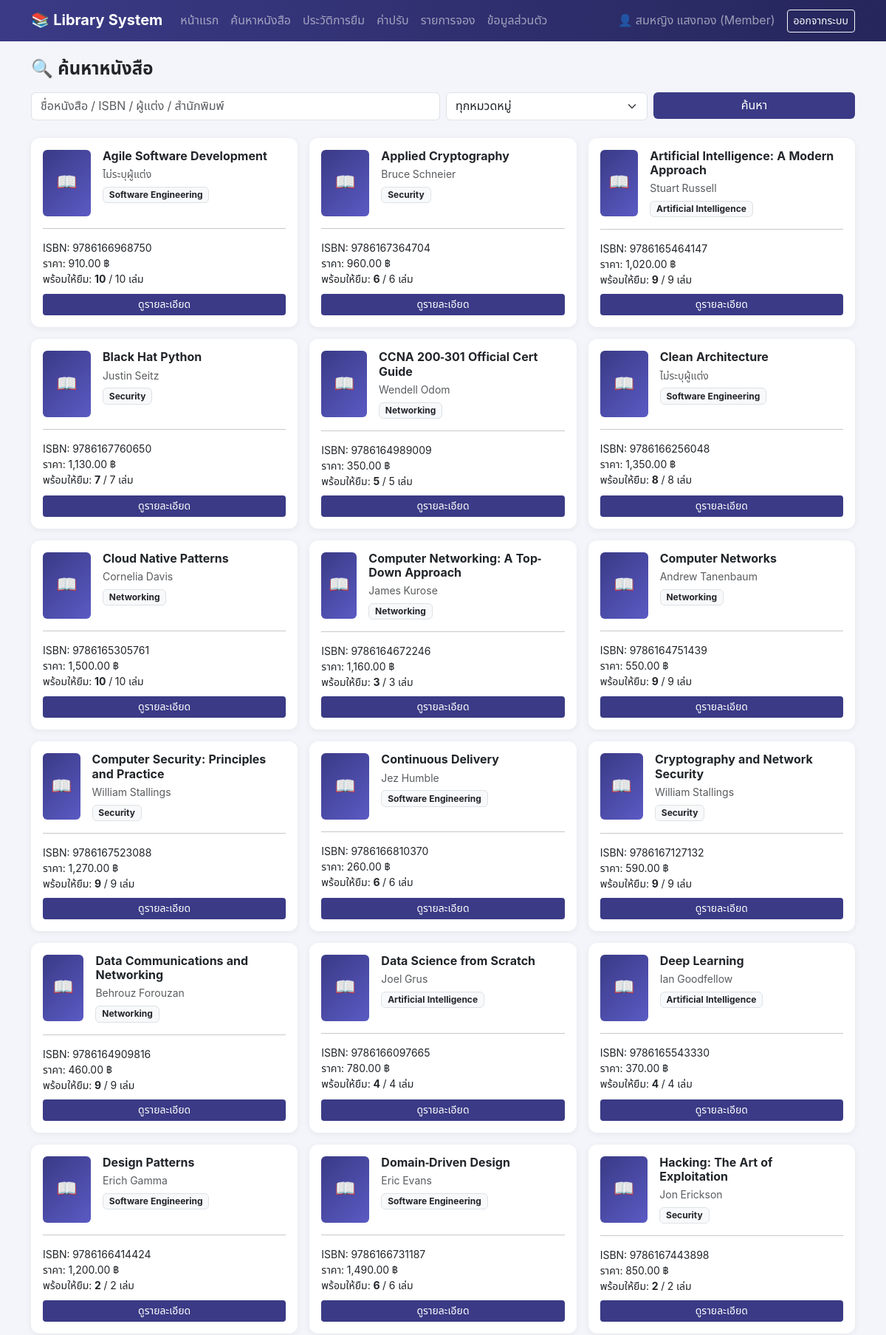
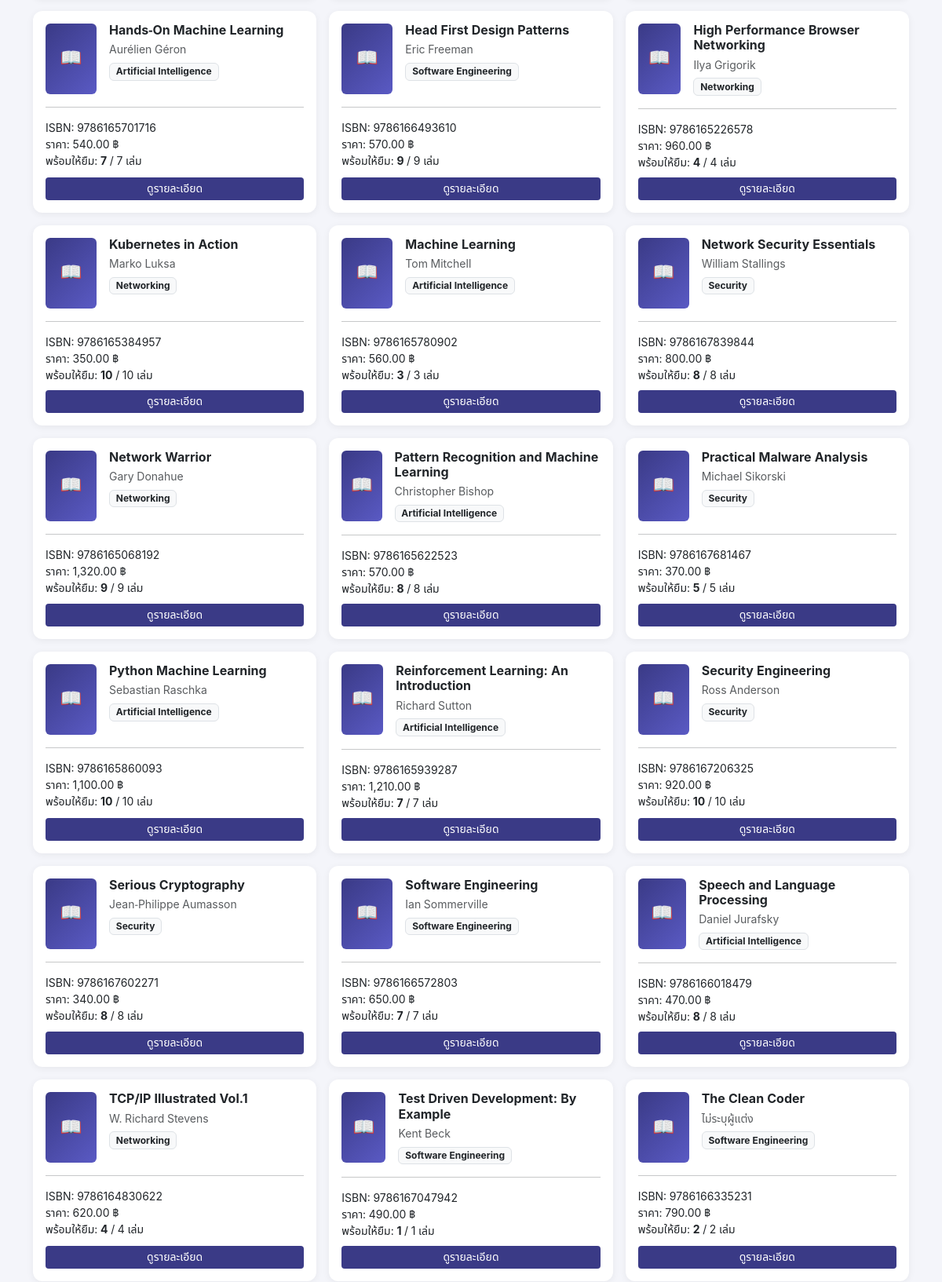
/member/books.php (signed in, upper part), run on the app's committed database (2 pictures, top to bottom).
### tables this page shows
CREATE TABLE Books (
    BookID      INT AUTO_INCREMENT PRIMARY KEY,
    ISBN        VARCHAR(20) UNIQUE,
    Title       VARCHAR(255) NOT NULL,
    Publisher   VARCHAR(150),
    PublishYear INT,
    Description TEXT,
    Price       DECIMAL(10,2) NOT NULL,
    CategoryID  INT NOT NULL,
    CONSTRAINT FK_Books_Categories
        FOREIGN KEY (CategoryID) REFERENCES Categories(CategoryID),
    CONSTRAINT CK_Books_Price CHECK (Price >= 0)
);

CREATE TABLE Categories (
    CategoryID   INT AUTO_INCREMENT PRIMARY KEY,
    CategoryName VARCHAR(100) NOT NULL UNIQUE,
    Description  VARCHAR(255)
);

### includes/functions.php (called while the page is built, shortened)
<?php
function isLoggedIn(): bool {
    return isset($_SESSION['user_id']);
}
function currentUser(): ?array {
    return [
        'UserID'   => $_SESSION['user_id'],
        'Username' => $_SESSION['username'],
        'FullName' => $_SESSION['full_name'],
        'RoleName' => $_SESSION['role_name'],
    ];
}
function basePath(): string {
    static $base = null;
    if ($base === null) {
        $script = str_replace('\\', '/', dirname($_SERVER['SCRIPT_NAME']));
        if (basename($script) === 'member' || basename($script) === 'admin') {
            $script = dirname($script);
        }
        $base = rtrim($script, '/');
    }
    return $base;
}
function e(?string $s): string {
    return htmlspecialchars($s ?? '', ENT_QUOTES, 'UTF-8');
}
function money(float $n): string {
    return number_format($n, 2);
}

### member/books.php (the view, shortened to what this page needs)
<?php
require_once __DIR__ . '/../includes/functions.php';
$db = getDB();
$q = trim($_GET['q'] ?? '');
$sql = "SELECT b.BookID, b.Title, b.ISBN, b.Price, c.CategoryName,
               GROUP_CONCAT(DISTINCT a.AuthorName SEPARATOR ', ') AS Authors,
               SUM(CASE WHEN bc.Status = 'Available' THEN 1 ELSE 0 END) AS AvailableCopies,
               COUNT(bc.CopyID) AS TotalCopies
        FROM Books b
        JOIN Categories c ON b.CategoryID = c.CategoryID
        LEFT JOIN BookAuthors ba ON b.BookID = ba.BookID
        LEFT JOIN Authors a ON ba.AuthorID = a.AuthorID
        LEFT JOIN BookCopies bc ON b.BookID = bc.BookID
        WHERE 1=1";
$params = [];
$sql .= " GROUP BY b.BookID, b.Title, b.ISBN, b.Price, c.CategoryName ORDER BY b.Title";
$stmt = $db->prepare($sql);
$stmt->execute($params);
$books = $stmt->fetchAll();
require __DIR__ . '/../includes/header.php';
?>
<h4 class="fw-bold mb-3">🔍 ค้นหาหนังสือ</h4>
<form method="get" class="row g-2 mb-4">
  <div class="col-md-6">
    <input type="text" name="q" class="form-control" placeholder="ชื่อหนังสือ / ISBN / ผู้แต่ง / สำนักพิมพ์" value="<?= e($q) ?>">
  </div>
  <div class="col-md-3">
    <select name="category" class="form-select">
      <option value="">ทุกหมวดหมู่</option>
    </select>
  </div>
  <div class="col-md-3">
    <button class="btn btn-brand w-100" type="submit">ค้นหา</button>
  </div>
</form>
<div class="row g-3">
<?php foreach ($books as $b): ?>
  <div class="col-md-4">
    <div class="card p-3 h-100">
      <div class="d-flex gap-3">
        <div class="book-cover-placeholder">📖</div>
        <div>
          <h6 class="fw-bold mb-1"><?= e($b['Title']) ?></h6>
          <div class="small text-muted mb-1"><?= e($b['Authors'] ?: 'ไม่ระบุผู้แต่ง') ?></div>
          <span class="badge bg-light text-dark border"><?= e($b['CategoryName']) ?></span>
        </div>
      </div>
      <hr>
      <div class="small mb-2">
        ISBN: <?= e($b['ISBN']) ?><br>
        ราคา: <?= money($b['Price']) ?> ฿<br>
        พร้อมให้ยืม: <b><?= (int)$b['AvailableCopies'] ?></b> / <?= (int)$b['TotalCopies'] ?> เล่ม
      </div>
      <a href="<?= basePath() ?>/member/book_detail.php?id=<?= (int)$b['BookID'] ?>" class="btn btn-brand btn-sm mt-auto">ดูรายละเอียด</a>
    </div>
  </div>
<?php endforeach; ?>
</div>
<?php require __DIR__ . '/../includes/footer.php'; ?>

### includes/header.php (shortened to what this page needs)
<?php
require_once __DIR__ . '/functions.php';
$user = currentUser();
$bp = basePath();
?>
<!DOCTYPE html>
<html lang="th">
<head>
<link href="https://cdnjs.cloudflare.com/ajax/libs/bootstrap/5.3.3/css/bootstrap.min.css" rel="stylesheet">
<link rel="stylesheet" href="<?= $bp ?>/assets/style.css">
</head>
<body>
<nav class="navbar navbar-expand-lg navbar-dark app-navbar">
  <div class="container">
    <a class="navbar-brand fw-bold" href="<?= $bp ?>/index.php">📚 Library System</a>
    <div class="collapse navbar-collapse" id="nav">
      <?php if ($user): ?>
        <ul class="navbar-nav me-auto mb-2 mb-lg-0">
        <?php if ($user['RoleName'] === 'Member'): ?>
          <li class="nav-item"><a class="nav-link" href="<?= $bp ?>/member/dashboard.php">หน้าแรก</a></li>
          <li class="nav-item"><a class="nav-link" href="<?= $bp ?>/member/books.php">ค้นหาหนังสือ</a></li>
          <li class="nav-item"><a class="nav-link" href="<?= $bp ?>/member/my_borrowings.php">ประวัติการยืม</a></li>
          <li class="nav-item"><a class="nav-link" href="<?= $bp ?>/member/my_fines.php">ค่าปรับ</a></li>
          <li class="nav-item"><a class="nav-link" href="<?= $bp ?>/member/my_reservations.php">รายการจอง</a></li>
          <li class="nav-item"><a class="nav-link" href="<?= $bp ?>/member/profile.php">ข้อมูลส่วนตัว</a></li>
        <?php endif; ?>
        </ul>
        <span class="navbar-text me-3">👤 <?= e($user['FullName']) ?> (<?= e($user['RoleName']) ?>)</span>
        <a href="<?= $bp ?>/logout.php" class="btn btn-outline-light btn-sm">ออกจากระบบ</a>
      <?php endif; ?>
    </div>
  </div>
</nav>
<div class="container py-4">

### includes/footer.php (shortened to what this page needs)
</div>
</body>
</html>

### assets/style.css (style rules this page uses)
:root { --brand: #3a3a86; --brand-dark: #26265c; --accent: #d98c3d; }
body { font-family: 'Noto Sans Thai', -apple-system, sans-serif; background: #f4f5fa; }
.app-navbar { background: linear-gradient(90deg, var(--brand), var(--brand-dark)); }
.card { border: none; border-radius: 12px; box-shadow: 0 2px 10px rgba(0,0,0,0.06); }
.btn-brand { background: var(--brand); color: #fff; border: none; }
.book-cover-placeholder { height: 90px; width: 65px; background: linear-gradient(135deg,#3a3a86,#5a5ac4); border-radius: 6px; color:#fff; display:flex; align-items:center; justify-content:center; font-size: 1.4rem; }

### data on the page
books: Title "Agile Software Development", Authors "ไม่ระบุผู้แต่ง", CategoryID.CategoryName "Software Engineering", ISBN "9786166968750", Price "910.00", AvailableCopies "10", TotalCopies "10"
books: Title "Applied Cryptography", Authors "Bruce Schneier", CategoryID.CategoryName "Security", ISBN "9786167364704", Price "960.00", AvailableCopies "6", TotalCopies "6"
books: Title "Artificial Intelligence: A Modern Approach", Authors "Stuart Russell", CategoryID.CategoryName "Artificial Intelligence", ISBN "9786165464147", Price "1,020.00", AvailableCopies "9", TotalCopies "9"
books: Title "Black Hat Python", Authors "Justin Seitz", CategoryID.CategoryName "Security", ISBN "9786167760650", Price "1,130.00", AvailableCopies "7", TotalCopies "7"
books: Title "CCNA 200-301 Official Cert Guide", Authors "Wendell Odom", CategoryID.CategoryName "Networking", ISBN "9786164989009", Price "350.00", AvailableCopies "5", TotalCopies "5"
books: Title "Clean Architecture", Authors "ไม่ระบุผู้แต่ง", CategoryID.CategoryName "Software Engineering", ISBN "9786166256048", Price "1,350.00", AvailableCopies "8", TotalCopies "8"
books: Title "Cloud Native Patterns", Authors "Cornelia Davis", CategoryID.CategoryName "Networking", ISBN "9786165305761", Price "1,500.00", AvailableCopies "10", TotalCopies "10"
books: Title "Computer Networking: A Top-Down Approach", Authors "James Kurose", CategoryID.CategoryName "Networking", ISBN "9786164672246", Price "1,160.00", AvailableCopies "3", TotalCopies "3"
books: Title "Computer Networks", Authors "Andrew Tanenbaum", CategoryID.CategoryName "Networking", ISBN "9786164751439", Price "550.00", AvailableCopies "9", TotalCopies "9"
books: Title "Computer Security: Principles and Practice", Authors "William Stallings", CategoryID.CategoryName "Security", ISBN "9786167523088", Price "1,270.00", AvailableCopies "9", TotalCopies "9"
books: Title "Continuous Delivery", Authors "Jez Humble", CategoryID.CategoryName "Software Engineering", ISBN "9786166810370", Price "260.00", AvailableCopies "6", TotalCopies "6"
books: Title "Cryptography and Network Security", Authors "William Stallings", CategoryID.CategoryName "Security", ISBN "9786167127132", Price "590.00", AvailableCopies "9", TotalCopies "9"
books: Title "Data Communications and Networking", Authors "Behrouz Forouzan", CategoryID.CategoryName "Networking", ISBN "9786164909816", Price "460.00", AvailableCopies "9", TotalCopies "9"
books: Title "Data Science from Scratch", Authors "Joel Grus", CategoryID.CategoryName "Artificial Intelligence", ISBN "9786166097665", Price "780.00", AvailableCopies "4", TotalCopies "4"
books: Title "Deep Learning", Authors "Ian Goodfellow", CategoryID.CategoryName "Artificial Intelligence", ISBN "9786165543330", Price "370.00", AvailableCopies "4", TotalCopies "4"
books: Title "Design Patterns", Authors "Erich Gamma", CategoryID.CategoryName "Software Engineering", ISBN "9786166414424", Price "1,200.00", AvailableCopies "2", TotalCopies "2"
books: Title "Domain-Driven Design", Authors "Eric Evans", CategoryID.CategoryName "Software Engineering", ISBN "9786166731187", Price "1,490.00", AvailableCopies "6", TotalCopies "6"
books: Title "Hacking: The Art of Exploitation", Authors "Jon Erickson", CategoryID.CategoryName "Security", ISBN "9786167443898", Price "850.00", AvailableCopies "2", TotalCopies "2"
books: Title "Hands-On Machine Learning", Authors "Aurélien Géron", CategoryID.CategoryName "Artificial Intelligence", ISBN "9786165701716", Price "540.00", AvailableCopies "7", TotalCopies "7"
books: Title "Head First Design Patterns", Authors "Eric Freeman", CategoryID.CategoryName "Software Engineering", ISBN "9786166493610", Price "570.00", AvailableCopies "9", TotalCopies "9"
books: Title "High Performance Browser Networking", Authors "Ilya Grigorik", CategoryID.CategoryName "Networking", ISBN "9786165226578", Price "960.00", AvailableCopies "4", TotalCopies "4"
books: Title "Kubernetes in Action", Authors "Marko Luksa", CategoryID.CategoryName "Networking", ISBN "9786165384957", Price "350.00", AvailableCopies "10", TotalCopies "10"
books: Title "Machine Learning", Authors "Tom Mitchell", CategoryID.CategoryName "Artificial Intelligence", ISBN "9786165780902", Price "560.00", AvailableCopies "3", TotalCopies "3"
books: Title "Network Security Essentials", Authors "William Stallings", CategoryID.CategoryName "Security", ISBN "9786167839844", Price "800.00", AvailableCopies "8", TotalCopies "8"
books: Title "Network Warrior", Authors "Gary Donahue", CategoryID.CategoryName "Networking", ISBN "9786165068192", Price "1,320.00", AvailableCopies "9", TotalCopies "9"
books: Title "Pattern Recognition and Machine Learning", Authors "Christopher Bishop", CategoryID.CategoryName "Artificial Intelligence", ISBN "9786165622523", Price "570.00", AvailableCopies "8", TotalCopies "8"
books: Title "Practical Malware Analysis", Authors "Michael Sikorski", CategoryID.CategoryName "Security", ISBN "9786167681467", Price "370.00", AvailableCopies "5", TotalCopies "5"
books: Title "Python Machine Learning", Authors "Sebastian Raschka", CategoryID.CategoryName "Artificial Intelligence", ISBN "9786165860093", Price "1,100.00", AvailableCopies "10", TotalCopies "10"
books: Title "Reinforcement Learning: An Introduction", Authors "Richard Sutton", CategoryID.CategoryName "Artificial Intelligence", ISBN "9786165939287", Price "1,210.00", AvailableCopies "7", TotalCopies "7"
books: Title "Security Engineering", Authors "Ross Anderson", CategoryID.CategoryName "Security", ISBN "9786167206325", Price "920.00", AvailableCopies "10", TotalCopies "10"
books: Title "Serious Cryptography", Authors "Jean-Philippe Aumasson", CategoryID.CategoryName "Security", ISBN "9786167602271", Price "340.00", AvailableCopies "8", TotalCopies "8"
books: Title "Software Engineering", Authors "Ian Sommerville", CategoryID.CategoryName "Software Engineering", ISBN "9786166572803", Price "650.00", AvailableCopies "7", TotalCopies "7"
books: Title "Speech and Language Processing", Authors "Daniel Jurafsky", CategoryID.CategoryName "Artificial Intelligence", ISBN "9786166018479", Price "470.00", AvailableCopies "8", TotalCopies "8"
books: Title "TCP/IP Illustrated Vol.1", Authors "W. Richard Stevens", CategoryID.CategoryName "Networking", ISBN "9786164830622", Price "620.00", AvailableCopies "4", TotalCopies "4"
books: Title "Test Driven Development: By Example", Authors "Kent Beck", CategoryID.CategoryName "Software Engineering", ISBN "9786167047942", Price "490.00", AvailableCopies "1", TotalCopies "1"
books: Title "The Clean Coder", Authors "ไม่ระบุผู้แต่ง", CategoryID.CategoryName "Software Engineering", ISBN "9786166335231", Price "790.00", AvailableCopies "2", TotalCopies "2"

### other printed values
$user['FullName'] "สมหญิง แสงทอง"
$user['RoleName'] "Member"
